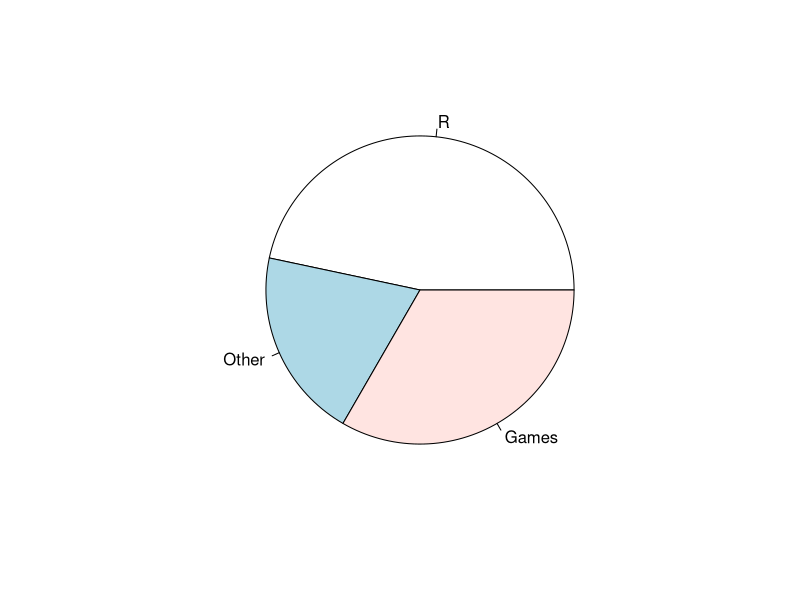

Write the R code that produced this figure.
# Credit to https://www.tutorialspoint.com/r/r_pie_charts.htm for help with this
x <- c(70, 30, 50)
labels <- c("R", "Other", "Games")

png(file = "rpiecharttest.png")
pie(x, labels)

dev.off()
